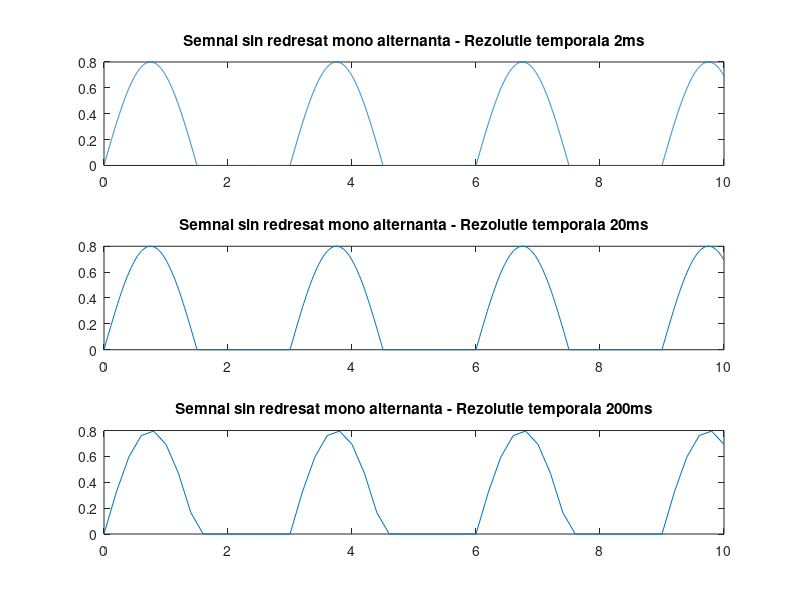

This chart was generated by the following MATLAB code:
clear;
close all;
F = 1 / 3; %frecventa semnalului
pas = [0.002, 0.02, 0.2]; %rezolutiile temporale
for i = 1:length(pas) %parcurgerea pasilor
   t = 0:pas(i):10; %crearea axei timpului
   s = 0.8 * sin(2*pi*F*t); %crearea semnalului sinusoidal
   s(s < 0) = 0; %redresarea monoalternanta
   subplot(length(pas),1,i); %crearea unui subgrafic
   plot(t, s); %afisarea graficului
   title(['Semnal sin redresat mono alternanta - Rezolutie temporala ', num2str(pas(i)*1000), 'ms']); %setarea titlului graficului
end 